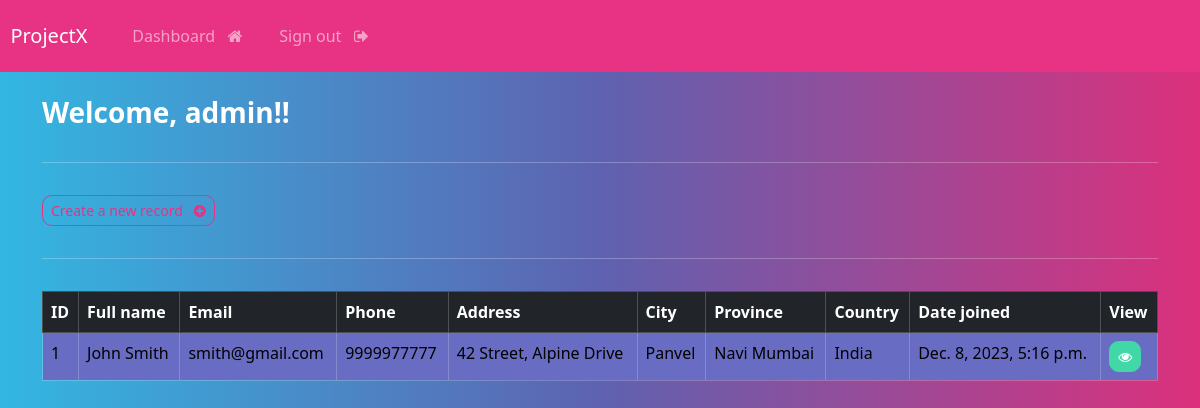
The page /dashboard (signed in) on the database its author committed.
### webapp/models.py (models this page shows, shortened)
class Record(models.Model):
    creation_date = models.DateTimeField(auto_now_add=True)
    first_name = models.CharField(max_length=100)
    last_name = models.CharField(max_length=100)
    email = models.CharField(max_length=255)
    phone = models.CharField(max_length=20)
    address = models.CharField(max_length=200)
    city = models.CharField(max_length=200)
    province = models.CharField(max_length=200)
    country = models.CharField(max_length=200)

### webapp/views.py (the view)
# urls.py: path('dashboard', views.dashboard, name="dashboard"),
@login_required(login_url='login')
def dashboard(request):
    my_records = Record.objects.all()
    context = {'records': my_records}
    return render(request, 'webapp/dashboard.html', context=context)

### webapp/templates/webapp/dashboard.html (shortened to what this page needs)
{% extends "webapp/base.html" %}
{% block content %}
    <h3>Welcome, {{user}}!!</h3>
    <hr>
    <a class="btn btn-outline-primary btn-sm" href="{% url 'create-record'%}">
        Create a new record &nbsp; <i class="fa fa-plus-circle" aria-hidden="true"></i>
    </a>
    <hr>
    <table class="table table-bordered table-hover">
        <thead class="table table-dark">
            <tr>
                <th scope="col"> ID </th>
                <th scope="col"> Full name </th>
                <th scope="col"> Email </th>
                <th scope="col"> Phone </th>
                <th scope="col"> Address </th>
                <th scope="col"> City </th>
                <th scope="col"> Province </th>
                <th scope="col"> Country </th>
                <th scope="col"> Date joined </th>
                <th scope="col"> View</th>
            </tr>
        </thead>
        <tbody>
            {%if records%}
                {%for record in records %}
            <tr>
                <td>{{record.id}}</td>
                <td>{{record.first_name}} {{record.last_name}}</td>
                <td>{{record.email}}</td>
                <td>{{record.phone}}</td>
                <td>{{record.address}}</td>
                <td>{{record.city}}</td>
                <td>{{record.province}}</td>
                <td>{{record.country}}</td>
                <td>{{record.creation_date}}</td>
                <td>
                    <a class="btn btn-success btn-sm"href="{% url 'record' record.id %}"> <i class="fa fa-eye" aria-hidden="true"></i>
                    </a>
                </td>
            </tr>
            {% endfor %}
            {% endif %}
        </tbody>
    </table>
{% endblock content %}

### webapp/templates/webapp/base.html (shortened to what this page needs)
{%load static%}
<!DOCTYPE html>
<html lang="en">
<head>
    <link rel="stylesheet" href="https://bootswatch.com/5/quartz/bootstrap.min.css">
    <link rel="stylesheet" href="{% static 'css/style.css' %}">
    <link rel="stylesheet" href="https://cdnjs.cloudflare.com/ajax/libs/font-awesome/4.7.0/css/font-awesome.min.css">
</head>
<body>
    {% include "webapp/navbar.html" %}
    <div class="container">
        <br>
        {% block content %}
        {% endblock content %}
    </div>
</body>
</html>

### webapp/templates/webapp/navbar.html (shortened to what this page needs)
<nav class="navbar navbar-expand-lg navbar-dark bg-primary justify-content-center">
    <a class="navbar-brand main-heading" href="{% url '' %}">
      &nbsp; ProjectX
    </a>
      <div class="collapse navbar-collapse text-center" id="navbarNavDropdown">
        <ul class="navbar-nav mr-auto">
          {% if user.is_authenticated %}
            <li class="nav-item">
              <a class="nav-link" href="{% url 'dashboard' %}">Dashboard &nbsp; <i class="fa fa-home" aria-hidden="true"></i> </a>
            </li>
            <li class="nav-item">
              <a class="nav-link"href="{% url 'logout' %}">Sign out &nbsp; <i class="fa fa-sign-out" aria-hidden="true"></i> </a>
            </li>
        </ul>
        {% endif %}
      </div>
  </nav>

### rows shown on the page
Record: id "1", first_name "John", last_name "Smith", email "smith@gmail.com", phone "9999977777", address "42 Street, Alpine Drive", city "Panvel", province "Navi Mumbai", country "India", creation_date "Dec. 8, 2023, 5:16 p.m."

### other values the page prints
{{ user }} "admin"
